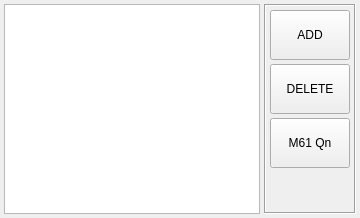
             <widget class="QWidget" name="tab_tool">
              <attribute name="title">
               <string>TOOL</string>
              </attribute>
              <layout class="QHBoxLayout" name="horizontalLayout">
               <property name="spacing">
                <number>4</number>
               </property>
               <property name="leftMargin">
                <number>4</number>
               </property>
               <property name="topMargin">
                <number>4</number>
               </property>
               <property name="rightMargin">
                <number>4</number>
               </property>
               <property name="bottomMargin">
                <number>4</number>
               </property>
               <item>
                <widget class="ToolOffsetView" name="tooloffsetview">
                 <property name="enabled">
                  <bool>true</bool>
                 </property>
                 <property name="autoFillBackground">
                  <bool>false</bool>
                 </property>
                 <attribute name="horizontalHeaderDefaultSectionSize">
                  <number>60</number>
                 </attribute>
                 <attribute name="verticalHeaderDefaultSectionSize">
                  <number>24</number>
                 </attribute>
                </widget>
               </item>
               <item>
                <widget class="QFrame" name="frm_tooledit">
                 <property name="frameShape">
                  <enum>QFrame::Box</enum>
                 </property>
                 <property name="frameShadow">
                  <enum>QFrame::Sunken</enum>
                 </property>
                 <layout class="QVBoxLayout" name="verticalLayout_17">
                  <property name="spacing">
                   <number>4</number>
                  </property>
                  <property name="leftMargin">
                   <number>4</number>
                  </property>
                  <property name="topMargin">
                   <number>4</number>
                  </property>
                  <property name="rightMargin">
                   <number>4</number>
                  </property>
                  <property name="bottomMargin">
                   <number>4</number>
                  </property>
                  <item>
                   <widget class="PushButton" name="btn_tool_add">
                    <property name="sizePolicy">
                     <sizepolicy hsizetype="Fixed" vsizetype="Fixed">
                      <horstretch>0</horstretch>
                      <verstretch>0</verstretch>
                     </sizepolicy>
                    </property>
                    <property name="minimumSize">
                     <size>
                      <width>80</width>
                      <height>50</height>
                     </size>
                    </property>
                    <property name="maximumSize">
                     <size>
                      <width>80</width>
                      <height>50</height>
                     </size>
                    </property>
                    <property name="statusTip">
                     <string>ADD TOOL TO TOOLTABLE</string>
                    </property>
                    <property name="text">
                     <string>ADD</string>
                    </property>
                    <property name="python_command_option" stdset="0">
                     <bool>true</bool>
                    </property>
                    <property name="true_python_cmd_string" stdset="0">
                     <string>INSTANCE.tooloffsetview.add_tool()</string>
                    </property>
                    <property name="false_python_cmd_string" stdset="0">
                     <string/>
                    </property>
                   </widget>
                  </item>
                  <item>
                   <widget class="PushButton" name="btn_tool_delete">
                    <property name="sizePolicy">
                     <sizepolicy hsizetype="Fixed" vsizetype="Fixed">
                      <horstretch>0</horstretch>
                      <verstretch>0</verstretch>
                     </sizepolicy>
                    </property>
                    <property name="minimumSize">
                     <size>
                      <width>80</width>
                      <height>50</height>
                     </size>
                    </property>
                    <property name="maximumSize">
                     <size>
                      <width>80</width>
                      <height>50</height>
                     </size>
                    </property>
                    <property name="statusTip">
                     <string>DELETE SELECTED TOOLS</string>
                    </property>
                    <property name="text">
                     <string>DELETE</string>
                    </property>
                    <property name="python_command_option" stdset="0">
                     <bool>true</bool>
                    </property>
                    <property name="true_python_cmd_string" stdset="0">
                     <string>INSTANCE.tooloffsetview.delete_tools()</string>
                    </property>
                   </widget>
                  </item>
                  <item>
                   <widget class="QPushButton" name="btn_m61">
                    <property name="sizePolicy">
                     <sizepolicy hsizetype="Fixed" vsizetype="Fixed">
                      <horstretch>0</horstretch>
                      <verstretch>0</verstretch>
                     </sizepolicy>
                    </property>
                    <property name="minimumSize">
                     <size>
                      <width>80</width>
                      <height>50</height>
                     </size>
                    </property>
                    <property name="maximumSize">
                     <size>
                      <width>80</width>
                      <height>50</height>
                     </size>
                    </property>
                    <property name="statusTip">
                     <string>LOAD SELECTED TOOL</string>
                    </property>
                    <property name="text">
                     <string>M61 Qn</string>
                    </property>
                   </widget>
                  </item>
                  <item>
                   <spacer name="verticalSpacer_8">
                    <property name="orientation">
                     <enum>Qt::Vertical</enum>
                    </property>
                    <property name="sizeHint" stdset="0">
                     <size>
                      <width>20</width>
                      <height>40</height>
                     </size>
                    </property>
                   </spacer>
                  </item>
                 </layout>
                </widget>
               </item>
              </layout>
             </widget>
